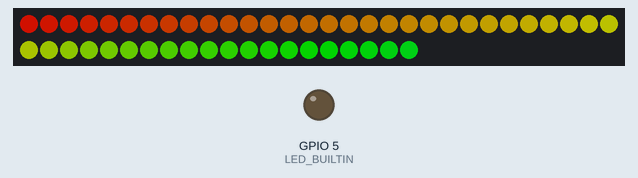
The program below on a simulated ESP32. Parts: 50 RGB LEDs in strip order, left to right, continuing on the next row, output pins drawn as LEDs (lit = HIGH). Dim RGB values are drawn brighter than linear; WiFi joins after 1.5 s; servers stay silent unless stated; what the program prints to the serial monitor is not drawn.

Above: at 1.95 s.
At 5.85 s:
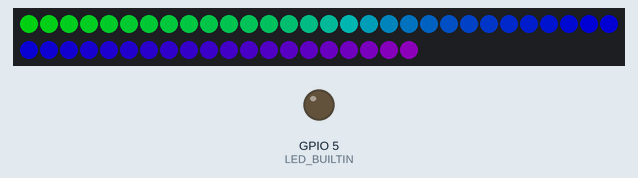
At 9.75 s:
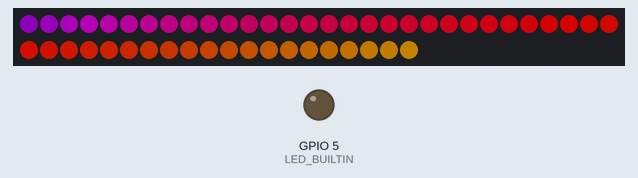
At 15.15 s:
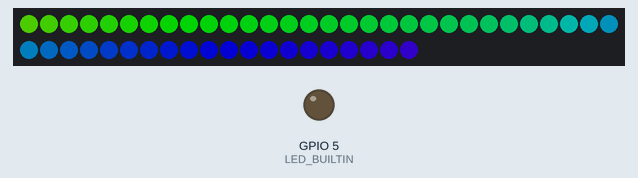
At 20.85 s:
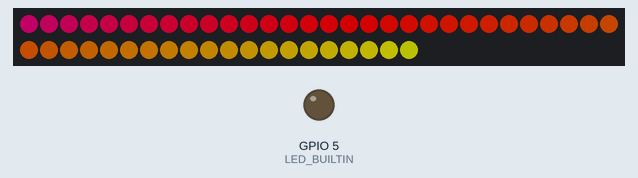
At 39.75 s:
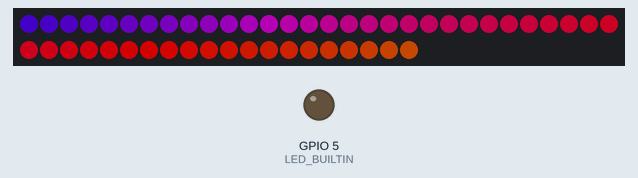

The program:

main.cpp
```cpp
/*
---------------------------------------------
Controlling WS2812B LED strip, Christmas 2017

Author: Peter Javorsky, MSc.

Date: 13.12.2017
---------------------------------------------
*/

#include <Arduino.h>
#include <FastLED.h>
#include <Arduino.h>
#if defined(ESP8266)
#include <ESP8266WiFi.h>
#elif defined(ESP32)
#include <WiFi.h>
#include <WebServer.h>
#else
#error Invalid platform
#endif
#include <DNSServer.h>
#include <WiFiManager.h>
#include <ArduinoOTA.h>

// How many leds are in the strip?
#define NUM_LEDS 50

// Data pin that led data will be written out over
#define DATA_PIN 12

// builtin LED
#define LED_BUILTIN 5

WiFiManager wifiManager;

// Initialize changeable global variables.
uint8_t max_bright = 128;                                     // Overall brightness definition. It can be changed on the fly.

// LEDs array
CRGB leds[NUM_LEDS];

// maximum frames per second
const uint16_t MAX_FPS = 60;

// Initialize global variables for sequences
uint8_t thisdelay = 40;                                       // A delay value for the sequence(s)
uint8_t thishue = 0;                                          // Starting hue value.
int8_t thisrot = 1;                                           // Hue rotation speed. Includes direction.
uint8_t deltahue = 1;                                         // Hue change between pixels.
bool thisdir = 0;                                             // I use a direction variable instead of signed math so I can use it in multiple routines.

void rainbow_march() {                                           // The fill_rainbow call doesn't support brightness levels. You would need to change the max_bright value.
  if (thisdir == 0) thishue += thisrot; else thishue-= thisrot;  // I could use signed math, but 'thisdir' works with other routines.
  fill_rainbow(leds, NUM_LEDS, thishue, deltahue);               // I don't change deltahue on the fly as it's too fast near the end of the strip.
} // rainbow_march()

void setupLeds() {                                             // A time (rather than loop) based demo sequencer. This gives us full control over the length of each sequence.
  uint8_t secondHand = (millis() / 20000) % 30;                // Change '60' to a different value to change length of the loop.
  static uint8_t lastSecond = 29;                             // Static variable, means it's only defined once. This is our 'debounce' variable.

  if (lastSecond != secondHand) {                             // Debounce to make sure we're not repeating an assignment.
    lastSecond = secondHand;
    switch(secondHand) {
      case  0: thisrot=1; deltahue=2; break;
      case  5: thisdir=-1; deltahue=2; break;
      case 10: thisrot=2; break;
      case 15: thisrot=2; thisdir=-1; deltahue=3; break;
      case 20: deltahue=10; break;
      case 25: deltahue=2; thisrot=2; break;
      case 30: break;
    }
  }
}

void setupOTA() {
    ArduinoOTA.onStart([]() {
    String type;
    if (ArduinoOTA.getCommand() == U_FLASH)
      type = "sketch";
    else // U_SPIFFS
      type = "filesystem";

    // NOTE: if updating SPIFFS this would be the place to unmount SPIFFS using SPIFFS.end()
    Serial.println("Start updating " + type);
  });
  ArduinoOTA.onEnd([]() {
    Serial.println("\nEnd");
  });
  ArduinoOTA.onProgress([](unsigned int progress, unsigned int total) {
    Serial.printf("Progress: %u%%\r", (progress / (total / 100)));
  });
  ArduinoOTA.onError([](ota_error_t error) {
    Serial.printf("Error[%u]: ", error);
    if (error == OTA_AUTH_ERROR) Serial.println("Auth Failed");
    else if (error == OTA_BEGIN_ERROR) Serial.println("Begin Failed");
    else if (error == OTA_CONNECT_ERROR) Serial.println("Connect Failed");
    else if (error == OTA_RECEIVE_ERROR) Serial.println("Receive Failed");
    else if (error == OTA_END_ERROR) Serial.println("End Failed");
  });
  ArduinoOTA.begin();
  Serial.println("Ready");
  Serial.print("IP address: ");
  Serial.println(WiFi.localIP());
}

void setup() {
  Serial.begin(115200);                                        // Initialize serial port for debugging.
  wifiManager.autoConnect("CHRISTMAS LIGHTS");
  ArduinoOTA.setHostname("christmaslights");
  setupOTA();

  FastLED.addLeds<WS2812, DATA_PIN, GRB>(leds, NUM_LEDS);
  FastLED.setBrightness(max_bright);
  FastLED.setMaxPowerInVoltsAndMilliamps(5, 500);                // FastLED 2.1 Power management set at 5V, 500mA

  pinMode(LED_BUILTIN, OUTPUT);
}

void loop() {
  ArduinoOTA.handle();

  setupLeds();

  EVERY_N_MILLISECONDS(thisdelay) {                           // FastLED based non-blocking delay to update/display the sequence.
    rainbow_march();
  }

  FastLED.show();
}
```
